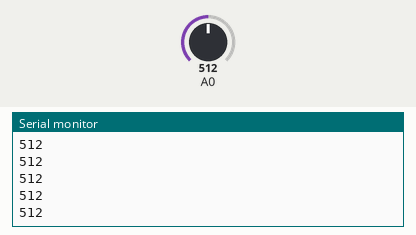
Simulated run of this sketch. Board: Arduino Uno, built with avr-gcc and run on an emulated ATmega328P. On the bench: the last lines printed to the serial monitor. The test bench sets the inputs (shaded band); at power-on: A0 = 512.

Above: at 1.2 s.
1.3 s: A0 set to 716
At 1.32 s:
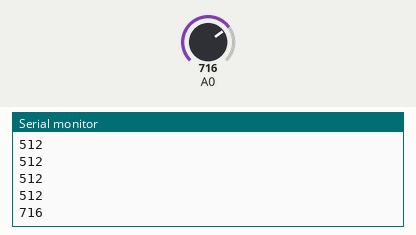
2.8 s: A0 set to 900
At 2.83 s:
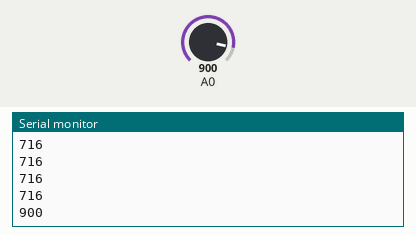
Timing chart, 0 to 5.8 s (numbered marks = the images above; inputs shaded):
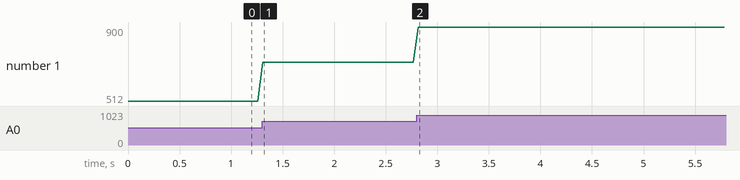

Measured:
- after the input at 1.3 s, the serial monitor: prints a new line at once (image 1)
- after the input at 2.8 s, the serial monitor: prints a new line at once (image 2)
- plotted number 1: 512 → 716 after the input at 1.3 s, 716 → 900 after the input at 2.8 s

The sketch:

038-termistore-read.ino
```cpp
void setup() {
  Serial.begin(9600);
}

void loop() {
  int v = analogRead(A0);
  Serial.println(v);

  delay(50);

}
```
